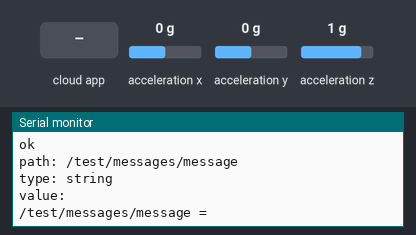
Bench run of a sketch on a simulated Arduino Uno WiFi Rev2. Shown: the last lines printed to the serial monitor. The inputs (shaded band) are chosen by the test bench; at power-on: acceleration x 0 g, acceleration y 0 g, acceleration z 1 g. WiFi joins after 1.5 s; servers stay silent unless stated; the Firebase database answers and starts empty.

Above: at 4.0 s.
4.1 s: the phone or cloud app sets message to int64
At 9.32 s:
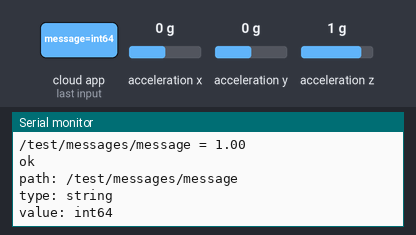
15.5 s: the phone or cloud app sets message to uint64
At 20.82 s:
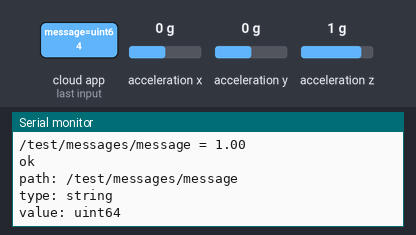
26.9 s: acceleration x set to -1.4 g
At 27.6 s:
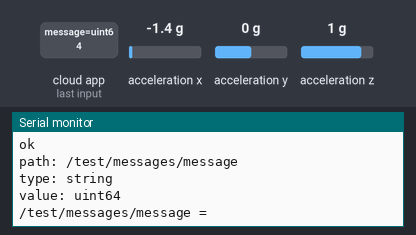
30.2 s: acceleration y set to -0.8 g
At 31.88 s:
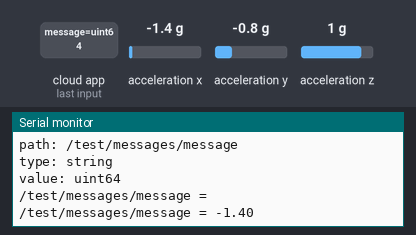
33.5 s: acceleration z set to 0.8 g
At 37.75 s:
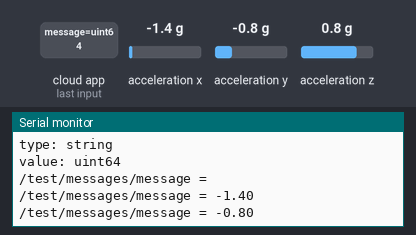
Timing chart, 0 to 37.8 s (numbered marks = the images above; inputs shaded):
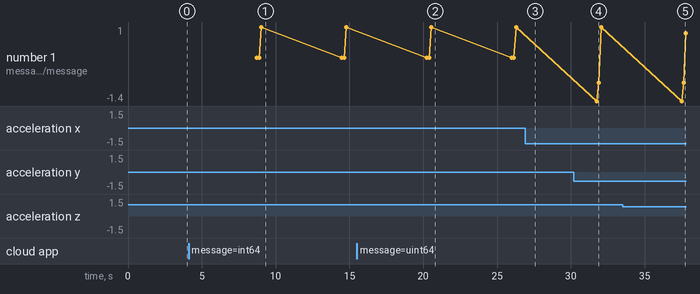

The sketch:

arduino-realtime-db.ino
```cpp
 /*
 Project: Send Data to Firebase Using Arduino Uno WiFi Rev2
 Board: Arduino Uno WiFi Rev2

 External libraries:
 – Arduino_LSM6DS3 by Arduino V1.0.0
 – Firebase Arduino based on WiFiNINA by Mobizt V1.1.4
 */

#include <Arduino_LSM6DS3.h>
#include <Firebase_Arduino_WiFiNINA.h>

#define FIREBASE_HOST "arduino-wi-fi-xmas-tree-db-default-rtdb.europe-west1.firebasedatabase.app"
#define FIREBASE_AUTH "WCkUg3iFB4NRbBHg2IXc0bsosgHo5kM5bXmUvZie"
#define WIFI_SSID "iPhone van Cesar"
#define WIFI_PASSWORD "not so safe 123"

FirebaseData firebaseData;

String path = "/test";
String jsonStr;

void setup()
{
 Serial.begin(9600);
 delay(1000);
 Serial.println();

 Serial.print("Initialize IMU sensor…");
 if (!IMU.begin()) {
 Serial.println(" failed!");
 while (1);
 }
 Serial.println(" done");
 Serial.print("Accelerometer sample rate = ");
 Serial.print(IMU.accelerationSampleRate());
 Serial.println(" Hz");

 Serial.print("Connecting to WiFi…");
 int status = WL_IDLE_STATUS;
 while (status != WL_CONNECTED) {
 status = WiFi.begin(WIFI_SSID, WIFI_PASSWORD);
 Serial.print(".");
 delay(300);
 }
 Serial.print(" IP: ");
 Serial.println(WiFi.localIP());
 Serial.println();

 Firebase.begin(FIREBASE_HOST, FIREBASE_AUTH, WIFI_SSID, WIFI_PASSWORD);
 Firebase.reconnectWiFi(true);
}

void loop()
{
 float x, y, z;

 // Read IMU acceleration data
 if (IMU.accelerationAvailable()) {
 IMU.readAcceleration(x, y, z);

 // Send data to Firebase with specific path
 if (Firebase.setFloat(firebaseData, path + "/gyro-values/X-axis", x)) {
 Serial.println(firebaseData.dataPath() + " = " + x);
 }
 if (Firebase.setFloat(firebaseData, path + "/gyro-values/Y-axis", y)) {
 Serial.println(firebaseData.dataPath() + " = " + y);
 }
 if (Firebase.setFloat(firebaseData, path + "/gyro-values/Z-axis", z)) {
 Serial.println(firebaseData.dataPath() + " = " + z);
 }


  if (Firebase.getString(firebaseData, path + "/messages/message")) // also can use Firebase.get(fbdo, path)
  {
    Serial.println("ok");
    Serial.println("path: " + firebaseData.dataPath());
    Serial.println("type: " + firebaseData.dataType());
    Serial.print("value: ");
    if (firebaseData.dataType() == "int")
      Serial.println(firebaseData.intData());
    if (firebaseData.dataType() == "int64")
      Serial.println(firebaseData.int64Data());
    if (firebaseData.dataType() == "uint64")
      Serial.println(firebaseData.uint64Data());
    else if (firebaseData.dataType() == "double")
      Serial.println(firebaseData.doubleData());
    else if (firebaseData.dataType() == "float")
      Serial.println(firebaseData.floatData());
    else if (firebaseData.dataType() == "boolean")
      Serial.println(firebaseData.boolData() == 1 ? "true" : "false");
    else if (firebaseData.dataType() == "string")
      Serial.println(firebaseData.stringData());
    else if (firebaseData.dataType() == "json")
      Serial.println(firebaseData.jsonData());
    else if (firebaseData.dataType() == "array")
      Serial.println(firebaseData.arrayData());
  }

 // Push data using pushJSON
 jsonStr = "{\"X\":" + String(x,6) + ",\"Y\":" + String(y,6) + ",\"Z\":" + String(z,6) + "}";

 if (Firebase.pushJSON(firebaseData, path + "/gyroJSON", jsonStr)) {
 Serial.println(firebaseData.dataPath() + " = " + firebaseData.pushName());
 }
 else {
 Serial.println("Error: " + firebaseData.errorReason());
 }

 Serial.println();
 delay(5000);
 }
}
```

Measured:
- after the input at 4.1 s, the serial monitor: prints a new line after 5.1 s (image 1)
- after the input at 15.5 s, the serial monitor: prints a new line after 5.2 s (image 2)
- plotted number 1: 1 → 0.8 after the input at 33.5 s
